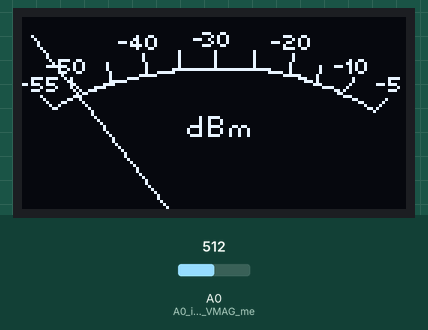
This sketch was run on a simulated Arduino Uno, built with avr-gcc and run on an emulated ATmega328P. On the bench: 128×64 one-colour display. Inputs (shaded band) come from the test bench; at power-on: A0 (A0_input_used_for_VMAG_me) = 512. What the sketch prints to the serial monitor is not drawn.

Above: at 1.2 s.
1.3 s: A0 (A0_input_used_for_VMAG_me) set to 716
At 2.6 s:
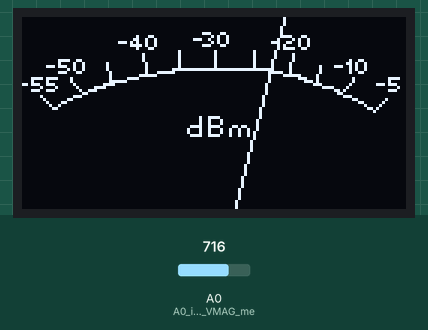
2.9 s: A0 (A0_input_used_for_VMAG_me) set to 900
At 3.9 s:
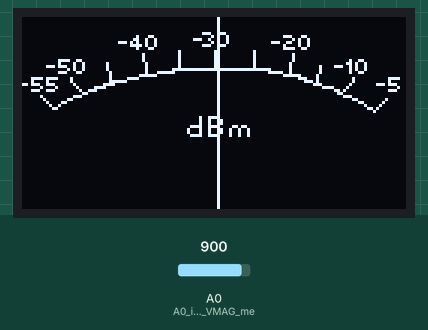
4.5 s: A0 (A0_input_used_for_VMAG_me) set to 1023
At 5.7 s:
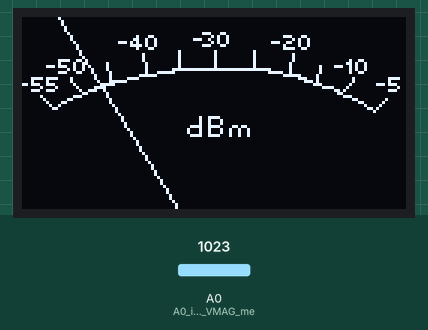
Timing chart, 0 to 7.5 s (numbered marks = the images above; inputs shaded):
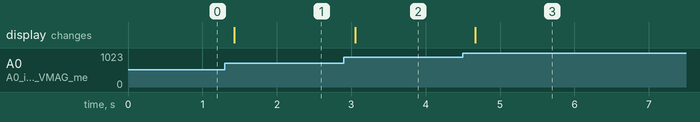

The sketch:

OLED_Meter_dB.ino
```cpp
/*   Program written by Alain Fort  Hamradio F1CJN December 2018
 *
 *   OLEDmeter is written to use a 128x64 1.3" OLED display I2C SH1106.
 *
 *  Remaining code was written by Greg Stievenart with no claim to or any images or information
 *  provided in this code. Freely published May 26, 2016.
 *
 *  Software to convert background BMP 128x64 image to hex code at: http://www.ablab.in/image2glcd-software/
 *
 */

#include <Wire.h>                     // requried to run I2C SH1106
#include <SPI.h>                      // requried to run I2C SH1106
#include <Adafruit_GFX.h>             // https://github.com/adafruit/Adafruit-GFX-Library
#include <Adafruit_SH1106.h>          // https://github.com/wonho-maker/Adafruit_SH1106

#define OLED_RESET 4                  // reset required for SH1106
Adafruit_SH1106 display(OLED_RESET);  // reset required for SH1106

int hMeter = 65;                      // horizontal center for needle animation
int vMeter = 85;                      // vertical center for needle animation (outside of dislay limits)
int rMeter = 100;                     // length of needle animation or arch of needle travel
unsigned int sample;

// VU meter background mask image:
static const unsigned char PROGMEM VUMeterdB[] = {
0x00, 0x00, 0x00, 0x00, 0x00, 0x00, 0x00, 0x00, 0x00, 0x00, 0x00, 0x00, 0x00, 0x00, 0x00, 0x00,
0x00, 0x00, 0x00, 0x00, 0x00, 0x00, 0x00, 0x00, 0x00, 0x00, 0x00, 0x00, 0x00, 0x00, 0x00, 0x00,
0x00, 0x00, 0x00, 0x00, 0x00, 0x00, 0x00, 0x00, 0x00, 0x00, 0x00, 0x00, 0x00, 0x00, 0x00, 0x00,
0x00, 0x00, 0x00, 0x00, 0x00, 0x00, 0x00, 0x00, 0x00, 0x00, 0x00, 0x00, 0x00, 0x00, 0x00, 0x00,
0x00, 0x00, 0x00, 0x00, 0x00, 0x00, 0x00, 0x00, 0x00, 0x00, 0x00, 0x00, 0x00, 0x00, 0x00, 0x00,
0x00, 0x00, 0x00, 0x00, 0x00, 0x00, 0x00, 0x0E, 0x30, 0x00, 0x00, 0x00, 0x00, 0x00, 0x00, 0x00,
0x00, 0x00, 0x00, 0x00, 0x02, 0x30, 0x00, 0x01, 0x48, 0x00, 0x01, 0xC6, 0x00, 0x00, 0x00, 0x00,
0x00, 0x00, 0x00, 0x00, 0x06, 0x48, 0x00, 0x72, 0x48, 0x00, 0x00, 0x29, 0x00, 0x00, 0x00, 0x00,
0x00, 0x00, 0x00, 0x00, 0xEA, 0x48, 0x00, 0x01, 0x48, 0x00, 0x1C, 0xC9, 0x00, 0x00, 0x00, 0x00,
0x00, 0x00, 0x00, 0x00, 0x0F, 0x48, 0x00, 0x0E, 0x30, 0x00, 0x01, 0x09, 0x00, 0x00, 0x00, 0x00,
0x00, 0x00, 0x00, 0x00, 0x02, 0x30, 0x00, 0x00, 0x00, 0x00, 0x01, 0xE6, 0x00, 0x00, 0x00, 0x00,
0x00, 0x00, 0x00, 0x00, 0x00, 0x00, 0x08, 0x00, 0x80, 0x04, 0x00, 0x00, 0x00, 0x00, 0x00, 0x00,
0x00, 0x00, 0x00, 0x00, 0x00, 0x80, 0x08, 0x00, 0x80, 0x04, 0x00, 0x20, 0x00, 0x00, 0x00, 0x00,
0x00, 0x00, 0x00, 0x00, 0x00, 0x80, 0x08, 0x00, 0x80, 0x04, 0x00, 0x20, 0x00, 0x00, 0x00, 0x00,
0x00, 0x0F, 0x30, 0x00, 0x00, 0x80, 0x08, 0x00, 0x80, 0x04, 0x00, 0x20, 0x00, 0x04, 0xC0, 0x00,
0x00, 0x08, 0x48, 0x08, 0x00, 0x40, 0x08, 0x00, 0x80, 0x04, 0x00, 0x40, 0x00, 0x0D, 0x20, 0x00,

0x00, 0xEE, 0x48, 0x08, 0x00, 0x40, 0x08, 0x00, 0x80, 0x04, 0x00, 0x40, 0x10, 0xE5, 0x20, 0x00,
0x00, 0x01, 0x48, 0x08, 0x00, 0x40, 0x3F, 0xFF, 0xFF, 0xFF, 0xE0, 0x40, 0x10, 0x05, 0x20, 0x00,
0x00, 0x0E, 0x30, 0x04, 0x00, 0x47, 0xE0, 0x00, 0x00, 0x00, 0x3E, 0x40, 0x10, 0x04, 0xC0, 0x00,
0x00, 0x00, 0x00, 0x04, 0x01, 0xF8, 0x00, 0x00, 0x00, 0x00, 0x01, 0xF8, 0x20, 0x00, 0x00, 0x00,
0x1E, 0xF0, 0x80, 0x04, 0x1E, 0x00, 0x00, 0x00, 0x00, 0x00, 0x00, 0x0E, 0x20, 0x02, 0x00, 0x3C,
0x10, 0x80, 0x80, 0x07, 0xE0, 0x00, 0x00, 0x00, 0x00, 0x00, 0x00, 0x03, 0xA0, 0x02, 0x00, 0x20,
0xDC, 0xE0, 0x40, 0x1E, 0x00, 0x00, 0x00, 0x00, 0x00, 0x00, 0x00, 0x00, 0x70, 0x04, 0x03, 0xB8,
0x02, 0x10, 0x20, 0xF0, 0x00, 0x00, 0x00, 0x00, 0x00, 0x00, 0x00, 0x00, 0x0F, 0x08, 0x00, 0x04,
0x1C, 0xE0, 0x13, 0x80, 0x00, 0x00, 0x00, 0x00, 0x00, 0x00, 0x00, 0x00, 0x00, 0xD0, 0x00, 0x38,
0x00, 0x00, 0x0C, 0x00, 0x00, 0x00, 0x00, 0x00, 0x00, 0x00, 0x00, 0x00, 0x00, 0x60, 0x00, 0x00,
0x02, 0x00, 0x70, 0x00, 0x00, 0x00, 0x00, 0x00, 0x00, 0x00, 0x00, 0x00, 0x00, 0x1C, 0x00, 0x00,
0x01, 0x01, 0x80, 0x00, 0x00, 0x00, 0x00, 0x00, 0x00, 0x00, 0x00, 0x00, 0x00, 0x03, 0x00, 0x40,
0x00, 0x86, 0x00, 0x00, 0x00, 0x00, 0x00, 0x00, 0x00, 0x00, 0x00, 0x00, 0x00, 0x00, 0xC0, 0x80,
0x00, 0x48, 0x00, 0x00, 0x00, 0x00, 0x00, 0x00, 0x00, 0x00, 0x00, 0x00, 0x00, 0x00, 0x21, 0x00,
0x00, 0x30, 0x00, 0x00, 0x00, 0x00, 0x00, 0x00, 0x00, 0x00, 0x00, 0x00, 0x00, 0x00, 0x1A, 0x00,
0x00, 0x00, 0x00, 0x00, 0x00, 0x00, 0x00, 0x00, 0x00, 0x00, 0x00, 0x00, 0x00, 0x00, 0x04, 0x00,

0x00, 0x00, 0x00, 0x00, 0x00, 0x00, 0x00, 0x00, 0x00, 0x00, 0x00, 0x00, 0x00, 0x00, 0x00, 0x00,
0x00, 0x00, 0x00, 0x00, 0x00, 0x00, 0x00, 0x13, 0xC0, 0x00, 0x00, 0x00, 0x00, 0x00, 0x00, 0x00,
0x00, 0x00, 0x00, 0x00, 0x00, 0x00, 0x00, 0x12, 0x20, 0x00, 0x00, 0x00, 0x00, 0x00, 0x00, 0x00,
0x00, 0x00, 0x00, 0x00, 0x00, 0x00, 0x00, 0x12, 0x20, 0x00, 0x00, 0x00, 0x00, 0x00, 0x00, 0x00,
0x00, 0x00, 0x00, 0x00, 0x00, 0x00, 0x00, 0xF3, 0xC3, 0x60, 0x00, 0x00, 0x00, 0x00, 0x00, 0x00,
0x00, 0x00, 0x00, 0x00, 0x00, 0x00, 0x01, 0x12, 0x24, 0x90, 0x00, 0x00, 0x00, 0x00, 0x00, 0x00,
0x00, 0x00, 0x00, 0x00, 0x00, 0x00, 0x01, 0x12, 0x24, 0x90, 0x00, 0x00, 0x00, 0x00, 0x00, 0x00,
0x00, 0x00, 0x00, 0x00, 0x00, 0x00, 0x00, 0xF3, 0xC4, 0x90, 0x00, 0x00, 0x00, 0x00, 0x00, 0x00,
0x00, 0x00, 0x00, 0x00, 0x00, 0x00, 0x00, 0x00, 0x00, 0x00, 0x00, 0x00, 0x00, 0x00, 0x00, 0x00,
0x00, 0x00, 0x00, 0x00, 0x00, 0x00, 0x00, 0x00, 0x00, 0x00, 0x00, 0x00, 0x00, 0x00, 0x00, 0x00,
0x00, 0x00, 0x00, 0x00, 0x00, 0x00, 0x00, 0x00, 0x00, 0x00, 0x00, 0x00, 0x00, 0x00, 0x00, 0x00,
0x00, 0x00, 0x00, 0x00, 0x00, 0x00, 0x00, 0x00, 0x00, 0x00, 0x00, 0x00, 0x00, 0x00, 0x00, 0x00,
0x00, 0x00, 0x00, 0x00, 0x00, 0x00, 0x00, 0x00, 0x00, 0x00, 0x00, 0x00, 0x00, 0x00, 0x00, 0x00,
0x00, 0x00, 0x00, 0x00, 0x00, 0x00, 0x00, 0x00, 0x00, 0x00, 0x00, 0x00, 0x00, 0x00, 0x00, 0x00,
0x00, 0x00, 0x00, 0x00, 0x00, 0x00, 0x00, 0x00, 0x00, 0x00, 0x00, 0x00, 0x00, 0x00, 0x00, 0x00,
0x00, 0x00, 0x00, 0x00, 0x00, 0x00, 0x00, 0x00, 0x00, 0x00, 0x00, 0x00, 0x00, 0x00, 0x00, 0x00,

0x00, 0x00, 0x00, 0x00, 0x00, 0x00, 0x00, 0x00, 0x00, 0x00, 0x00, 0x00, 0x00, 0x00, 0x00, 0x00,
0x00, 0x00, 0x00, 0x00, 0x00, 0x00, 0x00, 0x00, 0x00, 0x00, 0x00, 0x00, 0x00, 0x00, 0x00, 0x00,
0x00, 0x00, 0x00, 0x00, 0x00, 0x00, 0x00, 0x00, 0x00, 0x00, 0x00, 0x00, 0x00, 0x00, 0x00, 0x00,
0x00, 0x00, 0x00, 0x00, 0x00, 0x00, 0x00, 0x00, 0x00, 0x00, 0x00, 0x00, 0x00, 0x00, 0x00, 0x00,
0x00, 0x00, 0x00, 0x00, 0x00, 0x00, 0x00, 0x00, 0x00, 0x00, 0x00, 0x00, 0x00, 0x00, 0x00, 0x00,
0x00, 0x00, 0x00, 0x00, 0x00, 0x00, 0x00, 0x00, 0x00, 0x00, 0x00, 0x00, 0x00, 0x00, 0x00, 0x00,
0x00, 0x00, 0x00, 0x00, 0x00, 0x00, 0x00, 0x00, 0x00, 0x00, 0x00, 0x00, 0x00, 0x00, 0x00, 0x00,
0x00, 0x00, 0x00, 0x00, 0x00, 0x00, 0x00, 0x00, 0x00, 0x00, 0x00, 0x00, 0x00, 0x00, 0x00, 0x00,
0x00, 0x00, 0x00, 0x00, 0x00, 0x00, 0x00, 0x00, 0x00, 0x00, 0x00, 0x00, 0x00, 0x00, 0x00, 0x00,
0x00, 0x00, 0x00, 0x00, 0x00, 0x00, 0x00, 0x00, 0x00, 0x00, 0x00, 0x00, 0x00, 0x00, 0x00, 0x00,
0x00, 0x00, 0x00, 0x00, 0x00, 0x00, 0x00, 0x00, 0x00, 0x00, 0x00, 0x00, 0x00, 0x00, 0x00, 0x00,
0x00, 0x00, 0x00, 0x00, 0x00, 0x00, 0x00, 0x00, 0x00, 0x00, 0x00, 0x00, 0x00, 0x00, 0x00, 0x00,
0x00, 0x00, 0x00, 0x00, 0x00, 0x00, 0x00, 0x00, 0x00, 0x00, 0x00, 0x00, 0x00, 0x00, 0x00, 0x00,
0x00, 0x00, 0x00, 0x00, 0x00, 0x00, 0x00, 0x00, 0x00, 0x00, 0x00, 0x00, 0x00, 0x00, 0x00, 0x00,
0x00, 0x00, 0x00, 0x00, 0x00, 0x00, 0x00, 0x00, 0x00, 0x00, 0x00, 0x00, 0x00, 0x00, 0x00, 0x00,
0x00, 0x00, 0x00, 0x00, 0x00, 0x00, 0x00, 0x00, 0x00, 0x00, 0x00, 0x00, 0x00, 0x00, 0x00, 0x00
};

void setup(){
  pinMode(A0,INPUT);                                       // A0 input used for VMAG measurement
  display.begin(SH1106_SWITCHCAPVCC,0x3C);                 // needed for SH1106 display
  display.clearDisplay();                                  // clears display
  Serial.begin(115200);                                    // for test
}

void loop(){
  unsigned long Peak;                            //
  float VMAG;
  float dB;

  sample = analogRead(A0);  // Read analog VMAG level with A0 input
  sample = sample * 3; // pour avoir 100% de deviation = environ 1023 avec AD8302
  Serial.println(sample);
  float MeterValue = (sample * 90) / 1024;   // convertit lecture volts en lecture degrés
  //Serial.println(MeterValue);

  MeterValue = MeterValue - 45;                       // shifts -45° needle for zero position
  Serial.println(MeterValue);
  if (MeterValue > 45) MeterValue=45;  // Butée pour ne pas tordre l'aguille !!!!
  if (MeterValue < -45) MeterValue=-45; //
  display.clearDisplay();                                  // clear display
  display.drawBitmap(0, 0, VUMeterdB, 128, 64, WHITE);       // draws background scale in dB
  int a1 = (hMeter + (sin(MeterValue / 57.296) * rMeter)); // meter needle horizontal coordinate
  int a2 = (vMeter - (cos(MeterValue / 57.296) * rMeter)); // meter needle vertical coordinate
  display.drawLine(a1, a2, hMeter, vMeter, WHITE);         // draws needle
  display.display();
  delay (100);
}
```

Measured:
- after the input at 1.3 s, the display: changes after 0.13 s (image 1)
- after the input at 2.9 s, the display: changes after 0.16 s (image 2)
- after the input at 4.5 s, the display: changes after 0.17 s (image 3)
